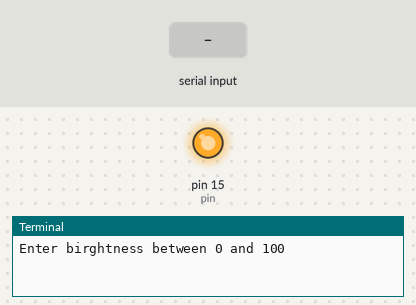
The program below on a simulated Raspberry Pi (header pin numbers). Shown: output pins drawn as LEDs (lit = HIGH), the last lines printed to the terminal. The inputs (shaded band) are chosen by the test bench.

Above: at 1.2 s.
1.3 s: "90" typed at the terminal, then Enter
At 2.5 s:
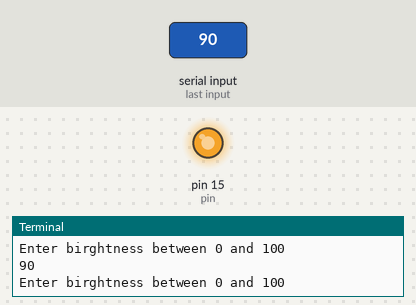
2.8 s: "0" typed at the terminal, then Enter
At 3.8 s:
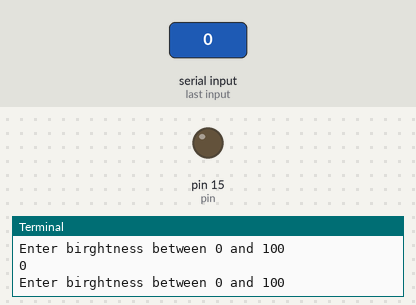
Timing chart, 0 to 5.8 s (numbered marks = the images above; inputs shaded):
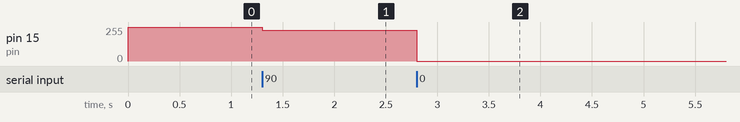

The program:

led_brightness.py
```python
import RPi.GPIO as GPIO
import time

pin = 15

GPIO.setmode(GPIO.BOARD)
GPIO.setup(pin, GPIO.OUT)

pwm = GPIO.PWM(pin, 500)
pwm.start(100)

try:
    while True:
        str_brightness = input('Enter birghtness between 0 and 100')
        brightness = int(str_brightness)
        pwm.ChangeDutyCycle(brightness)
except KeyboardInterrupt:
    GPIO.cleanup()
```

Measured:
- after the input at 1.3 s, pin 15 (pin): 255/255 → 230/255 at once
- after the input at 2.8 s, pin 15 (pin): 230/255 → 0/255 at once
